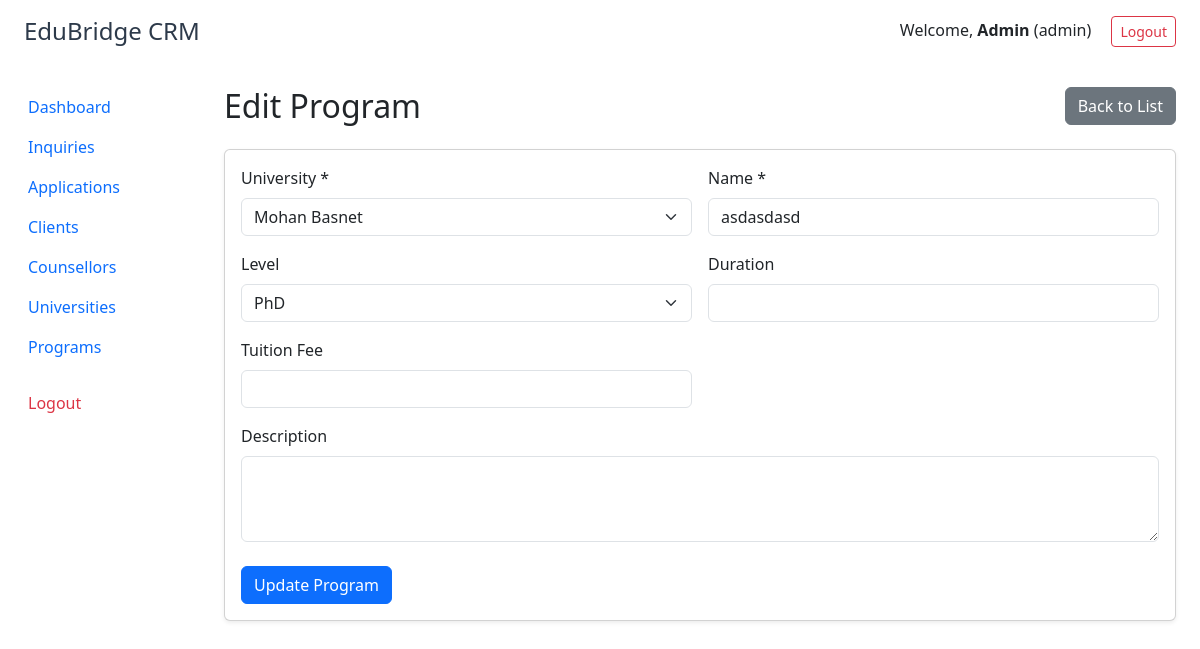
The app's page /modules/programs/edit.php?id=425de8e4-43d3-11f0-bb1a-842afd92708e (signed in) with its own data.
### tables this page shows
CREATE TABLE `programs` (
  `id` char(36) NOT NULL,
  `university_id` char(36) NOT NULL,
  `name` varchar(255) NOT NULL,
  `level` enum('Bachelors','Masters','PhD','Diploma','Certificate','Other') DEFAULT 'Bachelors',
  `duration` varchar(100) DEFAULT NULL,
  `tuition_fee` decimal(12,2) DEFAULT NULL,
  `description` text DEFAULT NULL,
  `created_at` datetime DEFAULT current_timestamp(),
  `updated_at` datetime DEFAULT current_timestamp() ON UPDATE current_timestamp()
);

CREATE TABLE `universities` (
  `id` char(36) NOT NULL,
  `name` varchar(255) NOT NULL,
  `country` varchar(100) DEFAULT NULL,
  `city` varchar(100) DEFAULT NULL,
  `website` varchar(255) DEFAULT NULL,
  `description` text DEFAULT NULL,
  `logo` varchar(255) DEFAULT NULL,
  `created_at` datetime DEFAULT current_timestamp(),
  `updated_at` datetime DEFAULT current_timestamp() ON UPDATE current_timestamp()
);

### modules/programs/edit.php (the view, shortened to what this page needs)
<?php
require_once '../../includes/db.php';
$id = $_GET['id'] ?? '';
$stmt = $mysqli->prepare('SELECT * FROM programs WHERE id = ? LIMIT 1');
$stmt->bind_param('s', $id);
$stmt->execute();
$result = $stmt->get_result();
$prog = $result->fetch_assoc();
$unis = $mysqli->query('SELECT id, name FROM universities ORDER BY name')->fetch_all(MYSQLI_ASSOC);
$success = '';
?>
<!DOCTYPE html>
<html lang="en">
<head>
    <link href="https://cdn.jsdelivr.net/npm/bootstrap@5.3.0/dist/css/bootstrap.min.css" rel="stylesheet">
</head>
<body>
<?php include '../../includes/header.php'; ?>
<div class="container-fluid">
    <div class="row">
        <?php include '../../includes/sidebar.php'; ?>
        <main class="col-md-10 ms-sm-auto px-4 py-4">
            <div class="d-flex justify-content-between align-items-center mb-4">
                <h2 class="mb-0">Edit Program</h2>
                <a href="list.php" class="btn btn-secondary"><i class="bi bi-arrow-left"></i> Back to List</a>
            </div>
            <div class="card shadow-sm">
                <div class="card-body">
                    <?php if (!$success): ?>
                    <form method="post" autocomplete="off">
                        <div class="row g-3">
                            <div class="col-md-6">
                                <label class="form-label">University *</label>
                                <select name="university_id" class="form-select" required>
                                    <?php foreach ($unis as $u): ?>
                                        <option value="<?= htmlspecialchars($u['id']) ?>" <?= ($prog['university_id'] == $u['id']) ? 'selected' : '' ?>><?= htmlspecialchars($u['name']) ?></option>
                                    <?php endforeach; ?>
                                </select>
                            </div>
                            <div class="col-md-6">
                                <label class="form-label">Name *</label>
                                <input type="text" name="name" class="form-control" value="<?= htmlspecialchars($prog['name']) ?>" required>
                            </div>
                            <div class="col-md-6">
                                <label class="form-label">Level</label>
                                <select name="level" class="form-select">
                                    <option value="PhD" <?= $prog['level'] == 'PhD' ? 'selected' : '' ?>>PhD</option>
                                </select>
                            </div>
                            <div class="col-md-6">
                                <label class="form-label">Duration</label>
                                <input type="text" name="duration" class="form-control" value="<?= htmlspecialchars($prog['duration']) ?>">
                            </div>
                            <div class="col-md-6">
                                <label class="form-label">Tuition Fee</label>
                                <input type="number" step="0.01" name="tuition_fee" class="form-control" value="<?= htmlspecialchars($prog['tuition_fee']) ?>">
                            </div>
                            <div class="col-md-12">
                                <label class="form-label">Description</label>
                                <textarea name="description" class="form-control" rows="3"><?= htmlspecialchars($prog['description']) ?></textarea>
                            </div>
                        </div>
                        <div class="mt-4">
                            <button type="submit" class="btn btn-primary">Update Program</button>
                        </div>
                    </form>
                    <?php endif; ?>
                </div>
            </div>
        </main>
    </div>
</div>
</body>
</html>

### records on screen
programs: university_id "Mohan Basnet", name "asdasdasd", level "PhD"

### other values on screen
$user_name "Admin"
$user_role "admin"
